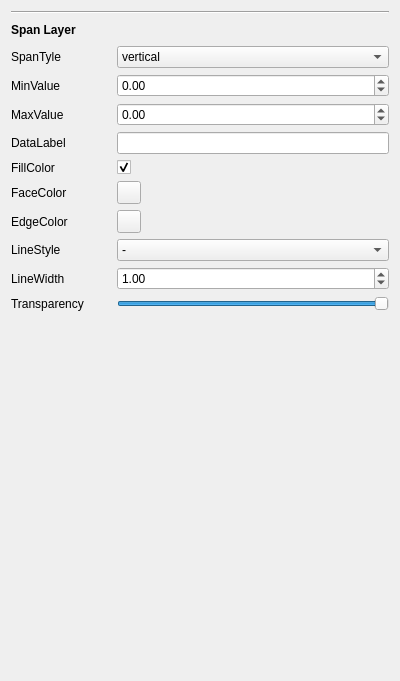
<?xml version="1.0" encoding="UTF-8"?>
<ui version="4.0">
 <class>Form</class>
 <widget class="QWidget" name="Form">
  <property name="geometry">
   <rect>
    <x>0</x>
    <y>0</y>
    <width>400</width>
    <height>681</height>
   </rect>
  </property>
  <property name="windowTitle">
   <string>Form</string>
  </property>
  <layout class="QVBoxLayout" name="verticalLayout">
   <item>
    <widget class="Line" name="line">
     <property name="orientation">
      <enum>Qt::Orientation::Horizontal</enum>
     </property>
    </widget>
   </item>
   <item>
    <layout class="QHBoxLayout" name="horizontalLayout">
     <item>
      <widget class="QLabel" name="label">
       <property name="font">
        <font>
         <bold>true</bold>
        </font>
       </property>
       <property name="text">
        <string>Span Layer</string>
       </property>
      </widget>
     </item>
     <item>
      <spacer name="horizontalSpacer">
       <property name="orientation">
        <enum>Qt::Orientation::Horizontal</enum>
       </property>
       <property name="sizeHint" stdset="0">
        <size>
         <width>40</width>
         <height>20</height>
        </size>
       </property>
      </spacer>
     </item>
     <item>
      <widget class="QToolButton" name="toolButton">
       <property name="styleSheet">
        <string notr="true">border-radius: 10px;</string>
       </property>
       <property name="text">
        <string/>
       </property>
       <property name="icon">
        <iconset resource="../resources/resources.qrc">
         <normaloff>:/icon/icons/minus-button.png</normaloff>:/icon/icons/minus-button.png</iconset>
       </property>
      </widget>
     </item>
    </layout>
   </item>
   <item>
    <layout class="QFormLayout" name="formLayout">
     <item row="0" column="0">
      <widget class="QLabel" name="label_3">
       <property name="text">
        <string>SpanTyle</string>
       </property>
      </widget>
     </item>
     <item row="0" column="1">
      <widget class="QComboBox" name="span_type_combo">
       <item>
        <property name="text">
         <string>vertical</string>
        </property>
       </item>
       <item>
        <property name="text">
         <string>horizontal</string>
        </property>
       </item>
      </widget>
     </item>
     <item row="1" column="0">
      <widget class="QLabel" name="y_series_label">
       <property name="minimumSize">
        <size>
         <width>100</width>
         <height>0</height>
        </size>
       </property>
       <property name="text">
        <string>MinValue</string>
       </property>
      </widget>
     </item>
     <item row="1" column="1">
      <widget class="QDoubleSpinBox" name="min_value_spin">
       <property name="minimum">
        <double>-1000000.000000000000000</double>
       </property>
       <property name="maximum">
        <double>1000000.000000000000000</double>
       </property>
       <property name="singleStep">
        <double>0.010000000000000</double>
       </property>
      </widget>
     </item>
     <item row="2" column="0">
      <widget class="QLabel" name="label_4">
       <property name="text">
        <string>MaxValue</string>
       </property>
      </widget>
     </item>
     <item row="2" column="1">
      <widget class="QDoubleSpinBox" name="max_value_spin">
       <property name="minimum">
        <double>-1000000.000000000000000</double>
       </property>
       <property name="maximum">
        <double>1000000.000000000000000</double>
       </property>
       <property name="singleStep">
        <double>0.010000000000000</double>
       </property>
      </widget>
     </item>
     <item row="3" column="0">
      <widget class="QLabel" name="label_24">
       <property name="text">
        <string>DataLabel</string>
       </property>
      </widget>
     </item>
     <item row="3" column="1">
      <widget class="QLineEdit" name="data_label_line">
       <property name="maximumSize">
        <size>
         <width>16777215</width>
         <height>16777215</height>
        </size>
       </property>
      </widget>
     </item>
     <item row="4" column="0">
      <widget class="QLabel" name="label_9">
       <property name="text">
        <string>FillColor</string>
       </property>
      </widget>
     </item>
     <item row="4" column="1">
      <widget class="QCheckBox" name="fill_color_check">
       <property name="text">
        <string/>
       </property>
       <property name="checked">
        <bool>true</bool>
       </property>
      </widget>
     </item>
     <item row="5" column="0">
      <widget class="QLabel" name="label_33">
       <property name="text">
        <string>FaceColor</string>
       </property>
      </widget>
     </item>
     <item row="5" column="1">
      <widget class="QToolButton" name="face_color_btn">
       <property name="text">
        <string/>
       </property>
      </widget>
     </item>
     <item row="6" column="0">
      <widget class="QLabel" name="label_8">
       <property name="text">
        <string>EdgeColor</string>
       </property>
      </widget>
     </item>
     <item row="6" column="1">
      <widget class="QToolButton" name="edge_color_btn">
       <property name="text">
        <string/>
       </property>
      </widget>
     </item>
     <item row="7" column="0">
      <widget class="QLabel" name="label_2">
       <property name="text">
        <string>LineStyle</string>
       </property>
      </widget>
     </item>
     <item row="7" column="1">
      <widget class="QComboBox" name="line_style_combo">
       <property name="frame">
        <bool>true</bool>
       </property>
       <item>
        <property name="text">
         <string>-</string>
        </property>
       </item>
       <item>
        <property name="text">
         <string>--</string>
        </property>
       </item>
       <item>
        <property name="text">
         <string>-.</string>
        </property>
       </item>
       <item>
        <property name="text">
         <string>:</string>
        </property>
       </item>
      </widget>
     </item>
     <item row="8" column="0">
      <widget class="QLabel" name="label_5">
       <property name="text">
        <string>LineWidth</string>
       </property>
      </widget>
     </item>
     <item row="8" column="1">
      <widget class="QDoubleSpinBox" name="line_width_spin">
       <property name="maximum">
        <double>100.000000000000000</double>
       </property>
       <property name="singleStep">
        <double>0.100000000000000</double>
       </property>
       <property name="value">
        <double>1.000000000000000</double>
       </property>
      </widget>
     </item>
     <item row="9" column="0">
      <widget class="QLabel" name="label_16">
       <property name="text">
        <string>Transparency</string>
       </property>
      </widget>
     </item>
     <item row="9" column="1">
      <widget class="QSlider" name="transparency_slider">
       <property name="maximum">
        <number>100</number>
       </property>
       <property name="value">
        <number>100</number>
       </property>
       <property name="orientation">
        <enum>Qt::Orientation::Horizontal</enum>
       </property>
      </widget>
     </item>
     <item row="10" column="1">
      <spacer name="verticalSpacer">
       <property name="orientation">
        <enum>Qt::Orientation::Vertical</enum>
       </property>
       <property name="sizeHint" stdset="0">
        <size>
         <width>20</width>
         <height>40</height>
        </size>
       </property>
      </spacer>
     </item>
    </layout>
   </item>
  </layout>
 </widget>
 <resources>
  <include location="../resources/resources.qrc"/>
 </resources>
 <connections/>
</ui>
